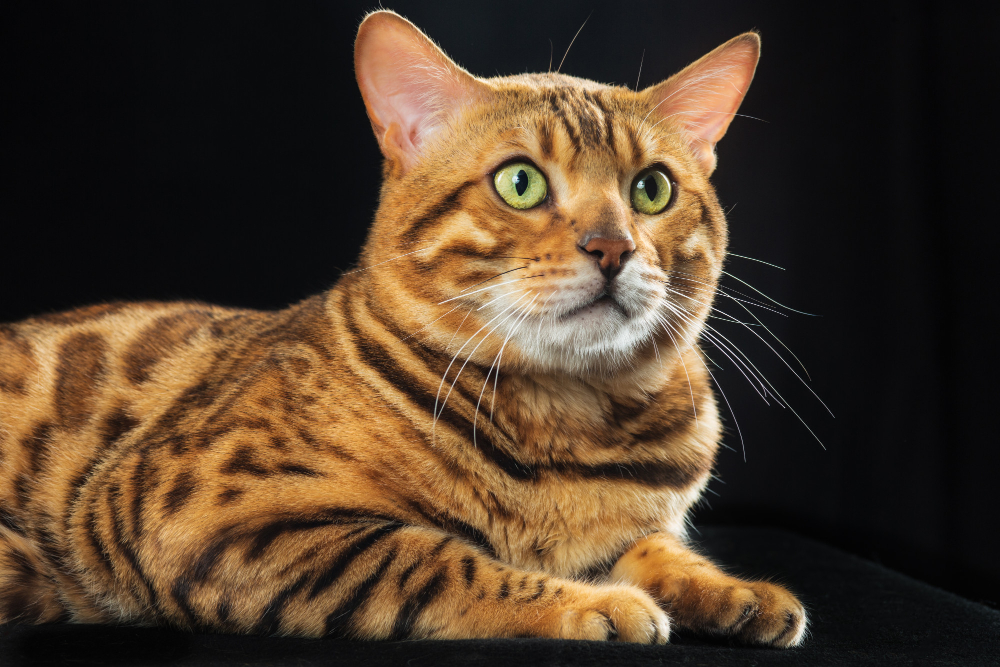
#> input picture Data Analysis and Visualization - Lab DL3001/03 - Quiz/1/img_cat.jpg, 1000 x 667 px
$ jupyter execute l200961_Quiz_1_DAV_Lab_.ipynb
#> lines starting #> are read from the running program, lines starting #| are printed output that depends on the picture; long printed decimals are rounded
# Question 1: **Find Cosine Similarity (Marks = 10)**
Two images are given having dimensions of 200×200×3. You are tasked to find the cosine similarity between two. Do not use any built in functions. (Write the code from scratch.)

[cell 1]
import numpy as np
import matplotlib.pyplot as plt
import cv2

[cell 2]
# Read two 1000x667 RGB images
image1 = cv2.imread("img_cat.jpg")
#> image1 is the input picture: shape (667, 1000, 3); mean B, G, R 42.2, 60.7, 80
image2 = cv2.imread("img_cat1.jpg")
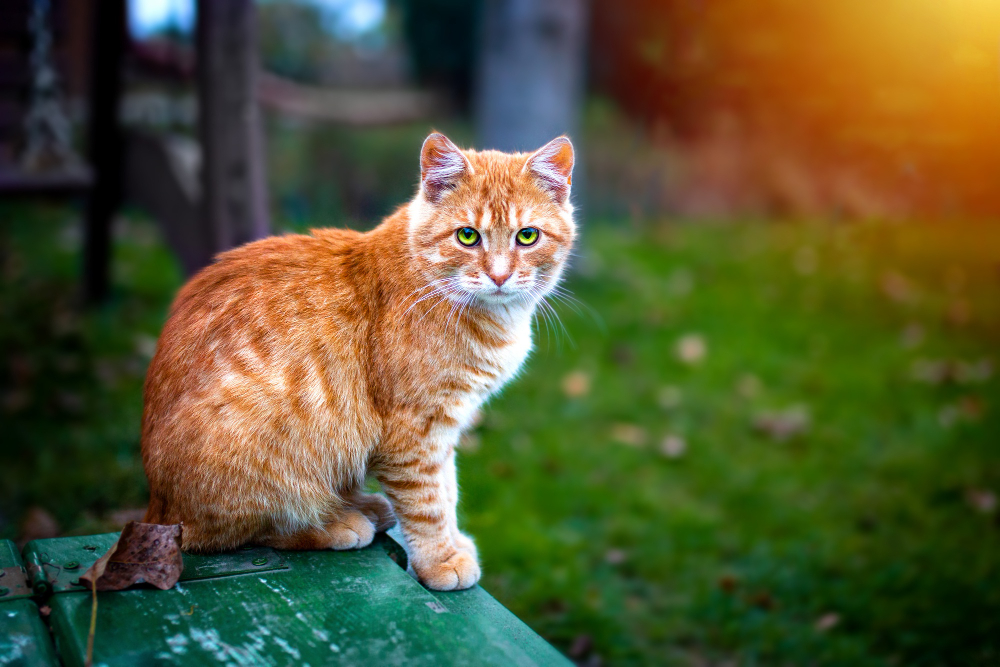
#> input picture Data Analysis and Visualization - Lab DL3001/03 - Quiz/1/img_cat1.jpg, 1000 x 667 px
#> image2 is the input picture: shape (667, 1000, 3); mean B, G, R 50.4, 86.9, 86.4

plt.imshow(cv2.cvtColor(image1, cv2.COLOR_BGR2RGB))
plt.axis('off')
plt.show()
plt.imshow(cv2.cvtColor(image2, cv2.COLOR_BGR2RGB))
plt.axis('off')
plt.show()

[cell 3]
def cosine_similarity(image1, image2):
    # images into 1D arrays
    image1_flat = image1.flatten()
    image2_flat = image2.flatten()

    # dot product
    dot = np.sum(image1_flat * image2_flat)

    # magnitudes of the vectors
    mag1 = np.sqrt(np.sum(image1_flat**2))
    mag2 = np.sqrt(np.sum(image2_flat**2))

    if mag1 == 0 or mag2 == 0:
        return 0  # avoid division by zero

    similarity = dot / (mag1 * mag2)

    return similarity

# 200x200
image1_resized = cv2.resize(image1, (200, 200))
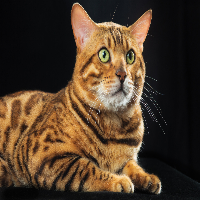
#> image1_resized: shape (200, 200, 3); mean B, G, R 42.1, 60.6, 79.9
image2_resized = cv2.resize(image2, (200, 200))
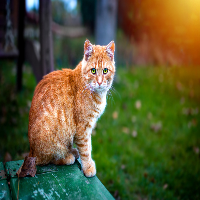
#> image2_resized: shape (200, 200, 3); mean B, G, R 50.3, 86.7, 86.2

# cosine similarity
similarity = cosine_similarity(image1_resized, image2_resized)
#> in cosine_similarity, `dot = np.sum(image1_flat * image2_flat)`: dot = 14219931
#> in cosine_similarity, `mag1 = np.sqrt(np.sum(image1_flat**2))`: mag1 = 3531.3
#> in cosine_similarity, `mag2 = np.sqrt(np.sum(image2_flat**2))`: mag2 = 3491.7
#> in cosine_similarity, `similarity = dot / (mag1 * mag2)`: similarity = 1.15
#> similarity = 1.15
print(f"Cosine Similarity: {similarity}")
#| Cosine Similarity: 1.153

# Question 2: **Apply following image processing functions(Marks = 10)**
a) Define a kernel and Apply edge detection algorithm on the image 1 and display it (Marks = 5) <br>
b) Compute the histogram(Blue+Green) of Image 1 and visualize them (Marks = 5)

[cell 4]
# a) define kernel and apply edge detection on image1
gray_image1 = cv2.cvtColor(image1, cv2.COLOR_BGR2GRAY)
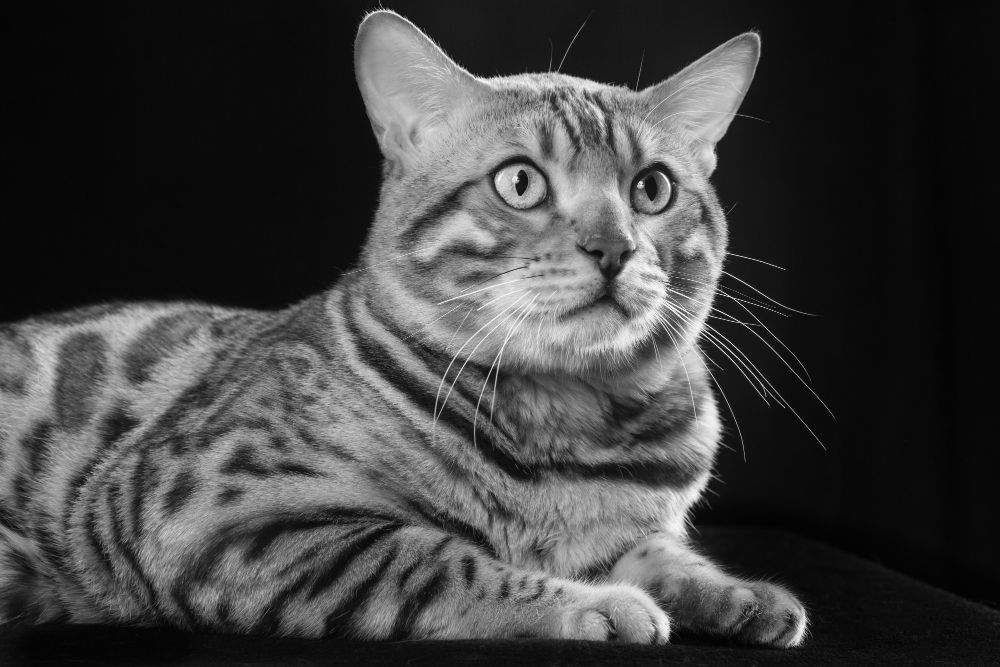
#> gray_image1: shape (667, 1000); min 1, max 250, mean 64.3

# kernel
ke = np.array(
    [[1, 0, -1],
    [1, 0, -1],
    [1, 0, -1]])

# edge detection
edge_image = cv2.filter2D(gray_image1, -1, ke)
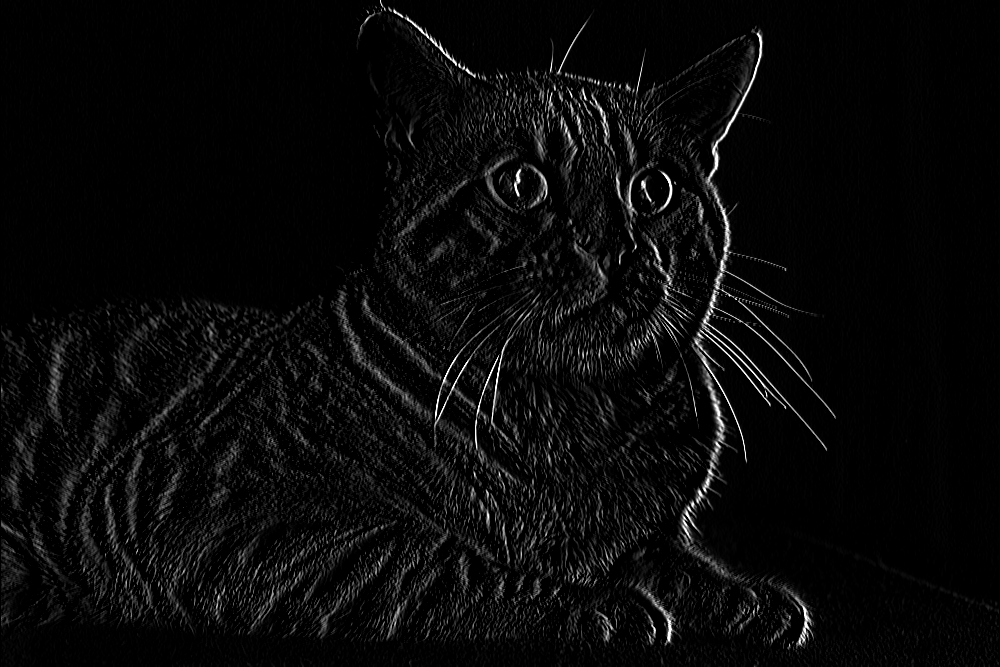
#> edge_image: shape (667, 1000); min 0, max 255, mean 9.7
plt.imshow(cv2.cvtColor(edge_image, cv2.COLOR_BGR2RGB))
plt.axis('off')
plt.show()

[cell 5]
# b) compute histogram (blue+green)
image1_rgb = cv2.cvtColor(image1, cv2.COLOR_BGR2RGB)

# hist
# hist_red = cv2.calcHist([image1_rgb], [2], None, [256], [0, 256])
hist_green = cv2.calcHist([image1_rgb], [1], None, [256], [0, 256])
#> hist_green = 256 values, max 46923 at index 10, min 0 at index 0, mean 2605.5
hist_blue = cv2.calcHist([image1_rgb], [0], None, [256], [0, 256])
#> hist_blue = 256 values, max 52270 at index 9, min 0 at index 0, mean 2605.5
# visualize
plt.plot(hist_blue, color='blue')
plt.plot(hist_green, color='green')
plt.show()
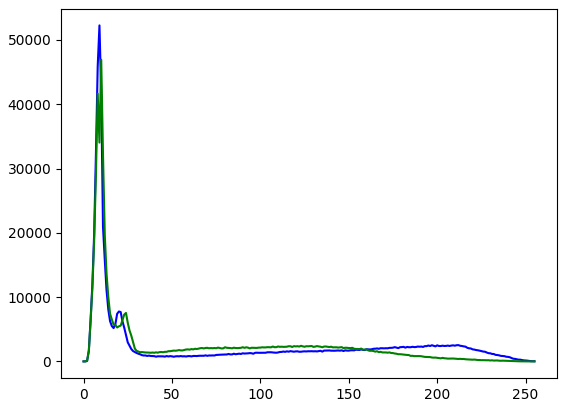
#> figure drawn by matplotlib, 1 panel; curve peaks at x = 9, y = 52270; curve peaks at x = 10, y = 46923
